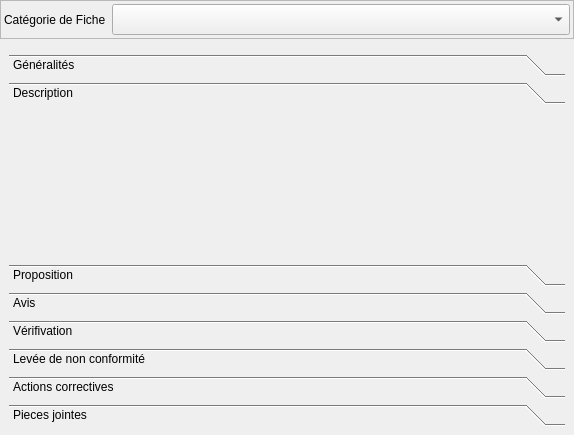
<?xml version="1.0" encoding="UTF-8"?>
<ui version="4.0">
 <class>Form</class>
 <widget class="QWidget" name="Form">
  <property name="geometry">
   <rect>
    <x>0</x>
    <y>0</y>
    <width>574</width>
    <height>435</height>
   </rect>
  </property>
  <property name="windowTitle">
   <string>Form</string>
  </property>
  <layout class="QVBoxLayout" name="verticalLayout_2" stretch="1,20">
   <property name="leftMargin">
    <number>0</number>
   </property>
   <property name="topMargin">
    <number>0</number>
   </property>
   <property name="rightMargin">
    <number>0</number>
   </property>
   <property name="bottomMargin">
    <number>0</number>
   </property>
   <item>
    <widget class="QFrame" name="frame_2">
     <property name="frameShape">
      <enum>QFrame::StyledPanel</enum>
     </property>
     <property name="frameShadow">
      <enum>QFrame::Raised</enum>
     </property>
     <layout class="QGridLayout" name="gridLayout_3" columnstretch="1,10">
      <property name="leftMargin">
       <number>3</number>
      </property>
      <property name="topMargin">
       <number>3</number>
      </property>
      <property name="rightMargin">
       <number>3</number>
      </property>
      <property name="bottomMargin">
       <number>3</number>
      </property>
      <item row="0" column="1">
       <widget class="QComboBox" name="comboBox_groupedes">
        <property name="font">
         <font>
          <pointsize>14</pointsize>
         </font>
        </property>
       </widget>
      </item>
      <item row="0" column="0">
       <widget class="QLabel" name="label_2">
        <property name="text">
         <string>Catégorie de Fiche</string>
        </property>
       </widget>
      </item>
     </layout>
    </widget>
   </item>
   <item>
    <widget class="QStackedWidget" name="stackedWidget">
     <property name="currentIndex">
      <number>0</number>
     </property>
     <widget class="QWidget" name="page_nonconf">
      <layout class="QHBoxLayout" name="horizontalLayout">
       <item>
        <widget class="QToolBox" name="toolBox">
         <property name="currentIndex">
          <number>1</number>
         </property>
         <widget class="QWidget" name="page_3">
          <property name="geometry">
           <rect>
            <x>0</x>
            <y>0</y>
            <width>98</width>
            <height>28</height>
           </rect>
          </property>
          <attribute name="icon">
           <iconset resource="../../resources.qrc">
            <normaloff>:/plugins/Lamia/icons/save.png</normaloff>:/plugins/Lamia/icons/save.png</iconset>
          </attribute>
          <attribute name="label">
           <string>Généralités</string>
          </attribute>
         </widget>
         <widget class="QWidget" name="page_4">
          <property name="geometry">
           <rect>
            <x>0</x>
            <y>0</y>
            <width>556</width>
            <height>155</height>
           </rect>
          </property>
          <attribute name="label">
           <string>Description</string>
          </attribute>
          <layout class="QVBoxLayout" name="verticalLayout_5">
           <property name="leftMargin">
            <number>0</number>
           </property>
           <property name="topMargin">
            <number>0</number>
           </property>
           <property name="rightMargin">
            <number>0</number>
           </property>
           <property name="bottomMargin">
            <number>0</number>
           </property>
          </layout>
         </widget>
         <widget class="QWidget" name="page">
          <property name="geometry">
           <rect>
            <x>0</x>
            <y>0</y>
            <width>98</width>
            <height>28</height>
           </rect>
          </property>
          <attribute name="label">
           <string>Proposition</string>
          </attribute>
          <layout class="QVBoxLayout" name="verticalLayout_7">
           <property name="leftMargin">
            <number>0</number>
           </property>
           <property name="topMargin">
            <number>0</number>
           </property>
           <property name="rightMargin">
            <number>0</number>
           </property>
           <property name="bottomMargin">
            <number>0</number>
           </property>
          </layout>
         </widget>
         <widget class="QWidget" name="page_5">
          <property name="geometry">
           <rect>
            <x>0</x>
            <y>0</y>
            <width>98</width>
            <height>28</height>
           </rect>
          </property>
          <attribute name="label">
           <string>Avis</string>
          </attribute>
          <layout class="QVBoxLayout" name="verticalLayout_9">
           <property name="leftMargin">
            <number>0</number>
           </property>
           <property name="topMargin">
            <number>0</number>
           </property>
           <property name="rightMargin">
            <number>0</number>
           </property>
           <property name="bottomMargin">
            <number>0</number>
           </property>
          </layout>
         </widget>
         <widget class="QWidget" name="page_6">
          <property name="geometry">
           <rect>
            <x>0</x>
            <y>0</y>
            <width>98</width>
            <height>28</height>
           </rect>
          </property>
          <attribute name="label">
           <string>Vérifivation</string>
          </attribute>
         </widget>
         <widget class="QWidget" name="page_7">
          <property name="geometry">
           <rect>
            <x>0</x>
            <y>0</y>
            <width>98</width>
            <height>28</height>
           </rect>
          </property>
          <attribute name="label">
           <string>Levée de non conformité</string>
          </attribute>
         </widget>
         <widget class="QWidget" name="page_8">
          <property name="geometry">
           <rect>
            <x>0</x>
            <y>0</y>
            <width>98</width>
            <height>28</height>
           </rect>
          </property>
          <attribute name="label">
           <string>Actions correctives</string>
          </attribute>
         </widget>
         <widget class="QWidget" name="page_9">
          <property name="geometry">
           <rect>
            <x>0</x>
            <y>0</y>
            <width>98</width>
            <height>28</height>
           </rect>
          </property>
          <attribute name="label">
           <string>Pieces jointes</string>
          </attribute>
         </widget>
        </widget>
       </item>
      </layout>
     </widget>
     <widget class="QWidget" name="page_2">
      <layout class="QHBoxLayout" name="horizontalLayout_2">
       <item>
        <widget class="QLabel" name="label_3">
         <property name="text">
          <string>A remplir avec les spec desordre cat2</string>
         </property>
        </widget>
       </item>
      </layout>
     </widget>
    </widget>
   </item>
  </layout>
 </widget>
 <resources>
  <include location="../../resources.qrc"/>
 </resources>
 <connections/>
</ui>
